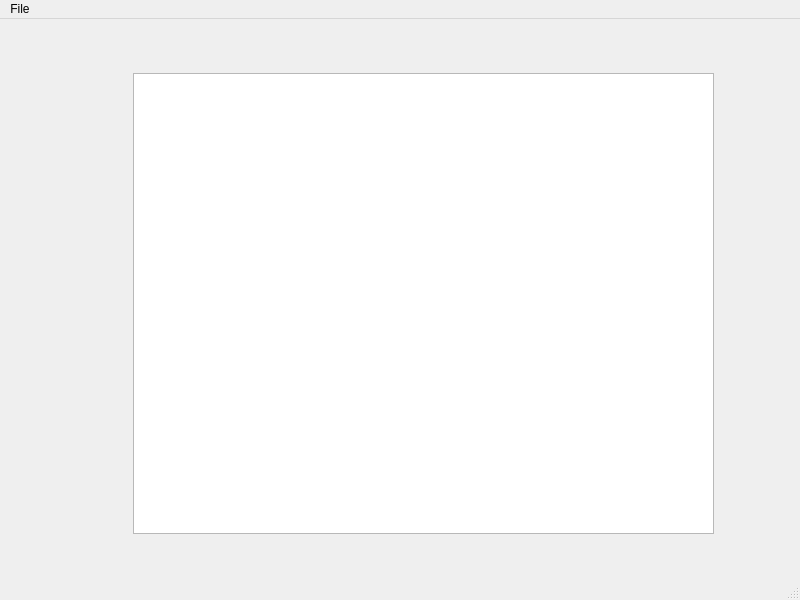
<ui version="4.0" >
 <class>MainWindow</class>
 <widget class="QMainWindow" name="MainWindow" >
  <property name="geometry" >
   <rect>
    <x>0</x>
    <y>0</y>
    <width>800</width>
    <height>600</height>
   </rect>
  </property>
  <property name="windowTitle" >
   <string>MainWindow</string>
  </property>
  <widget class="QWidget" name="centralwidget" >
   <widget class="QGraphicsView" name="graphicsView" >
    <property name="geometry" >
     <rect>
      <x>133</x>
      <y>54</y>
      <width>581</width>
      <height>461</height>
     </rect>
    </property>
   </widget>
  </widget>
  <widget class="QMenuBar" name="menubar" >
   <property name="geometry" >
    <rect>
     <x>0</x>
     <y>0</y>
     <width>800</width>
     <height>25</height>
    </rect>
   </property>
   <widget class="QMenu" name="menuFile" >
    <property name="title" >
     <string>File</string>
    </property>
   </widget>
   <addaction name="menuFile" />
  </widget>
  <widget class="QStatusBar" name="statusbar" />
 </widget>
 <resources/>
 <connections/>
</ui>
